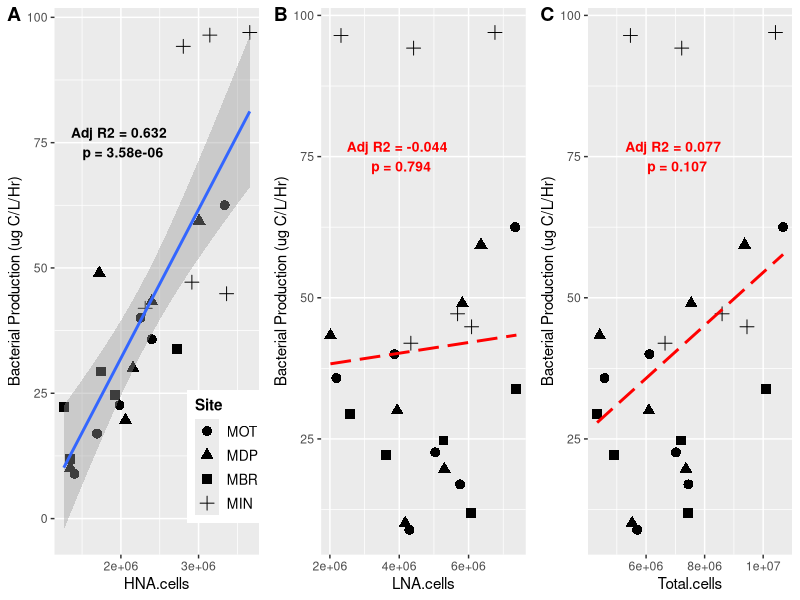

Source code (R):
# March 4th, 2017 
# Marian L Schmidt 

# Load libraries
library(dplyr)
library(ggplot2)
library(cowplot)

# Read in the data 
raw_data <- read.table(file="data/Chloroplasts_removed/nochloro_HNA_LNA.tsv", header = TRUE)  %>%
  # Create matching column to go with Muskegon productivity data
  mutate(norep_filter_name = paste(substr(Sample_16S,1,4), substr(Sample_16S,6,9), sep = "")) %>%
  arrange(norep_filter_name)

# Subset out only the Muskegon and Surface samples 
muskegon_data <- raw_data %>%
  dplyr::filter(Lake == "Muskegon" & Depth == "Surface") %>%
  dplyr::select(norep_filter_name)


# Load in the productivity data
production <- read.csv(file="data/production_data.csv", header = TRUE) %>%    
  dplyr::filter(fraction == "Free" & limnion == "Surface") %>%                         # Select only rows that are free-living
  dplyr::select(names, tot_bacprod, SD_tot_bacprod) %>%         # Select relevant columns for total productivity
  mutate(tot_bacprod = round(tot_bacprod, digits = 2),          # Round to 2 decimals
         SD_tot_bacprod = round(SD_tot_bacprod, digits = 2) ) %>%      
  dplyr::rename(norep_filter_name = names) %>%                  # Rename to match other data frame
  arrange(norep_filter_name)

# Stop if the names do not match
stopifnot(muskegon_data$norep_filter_name == production$norep_filter_name)

# Combine the two muskegon data frames into one
combined_data <- left_join(muskegon_data, production, by = "norep_filter_name")

# Merge the combined data back into the original data frame (data)
data <- left_join(raw_data, combined_data, by = "norep_filter_name")

# Write out the file 
#write.table(data, file="data/Chloroplasts_removed/productivity_data.tsv", row.names=TRUE)




####################################################################################
####################################################################################
########################  Analysis of HNA/LNA/Total Cells vs Total Productivity
muskegon <- dplyr::filter(data, Lake == "Muskegon" & Depth == "Surface") %>%
  mutate(Site = factor(Site, levels = c("MOT", "MDP", "MBR", "MIN"))) 


lm_HNA <- lm(tot_bacprod ~ HNA.cells, data = muskegon)

HNA_vs_prod <- ggplot(muskegon, aes(x = HNA.cells, y = tot_bacprod)) + 
  geom_point(size = 3, aes(shape = Site)) + 
  geom_smooth(method = "lm") + 
  ylab("Bacterial Production (ug C/L/Hr)") +
  annotate("text", x = 2e+06, y=75, color = "black", fontface = "bold", size = 3.5,
           label = paste("Adj R2 =", round(summary(lm_HNA)$adj.r.squared, digits = 3), "\n", 
                         "p =", round(unname(summary(lm_HNA)$coefficients[,4][2]), digits = 8)))

lm_LNA <- lm(tot_bacprod ~ LNA.cells, data = muskegon)

LNA_vs_prod <- ggplot(muskegon, aes(x = LNA.cells, y = tot_bacprod)) + 
  geom_point(size = 3, aes(shape = Site)) + 
  ylab("Bacterial Production (ug C/L/Hr)") +
  geom_smooth(method = "lm", se = FALSE, linetype = "longdash", color = "red") + 
  annotate("text", x = 4e+06, y=75, color = "red", fontface = "bold", size = 3.5,
           label = paste("Adj R2 =", round(summary(lm_LNA)$adj.r.squared, digits = 3), "\n", 
                         "p =", round(unname(summary(lm_LNA)$coefficients[,4][2]), digits = 3)))

lm_total <- lm(tot_bacprod ~ Total.cells, data = muskegon)

Total_vs_prod <- ggplot(muskegon, aes(x = Total.cells, y = tot_bacprod)) + 
  geom_point(size = 3, aes(shape = Site)) + 
  ylab("Bacterial Production (ug C/L/Hr)") +
  geom_smooth(method = "lm", se = FALSE, linetype = "longdash", color = "red") + 
  annotate("text", x = 7e+06, y=75, color = "red", fontface = "bold", size = 3.5,
           label = paste("Adj R2 =", round(summary(lm_total)$adj.r.squared, digits = 3), "\n", 
                         "p =", round(unname(summary(lm_total)$coefficients[,4][2]), digits = 3)))

# Put all three plots together into one 
totprod_plots <- plot_grid(HNA_vs_prod + theme(legend.position = c(0.84, 0.18),
                              legend.text = element_text(size = 10),
                              legend.title = element_text(size = 11, face = "bold")), 
          LNA_vs_prod + theme(legend.position = "none"), 
          Total_vs_prod + theme(legend.position = "none"),
          labels = c("A", "B", "C"), 
          ncol = 3)

# Save the plot to a file to call in the README
ggsave(plot = totprod_plots, 
       filename = "data/Chloroplasts_removed/HNA_vs_productivity.png", 
       width = 10, height = 4, units = "in", dpi = 500)
